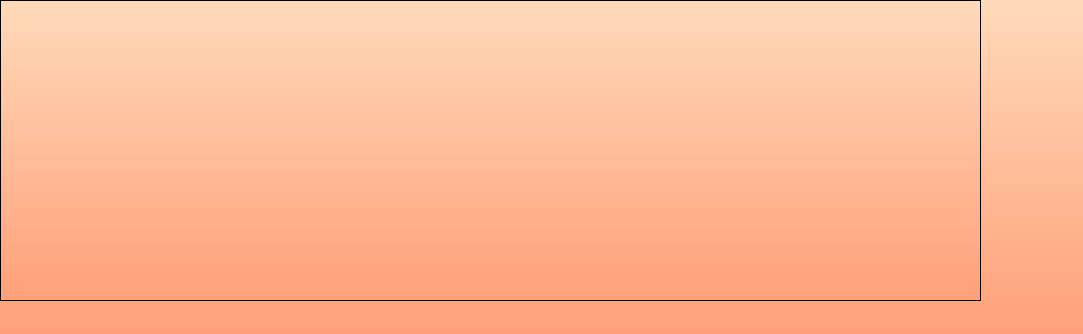
<?xml version="1.0" encoding="UTF-8"?>
<ui version="4.0">
 <class>Form</class>
 <widget class="QWidget" name="Form">
  <property name="geometry">
   <rect>
    <x>0</x>
    <y>0</y>
    <width>1083</width>
    <height>334</height>
   </rect>
  </property>
  <property name="windowTitle">
   <string>Kirada olan Araçlar</string>
  </property>
  <property name="styleSheet">
   <string notr="true">background: qlineargradient(x1:0, y1:0, x2:0, y2:1, stop:0 #FFDAB9, stop:1 #FFA07A);
color: #FF8A65;
font-weight:800;
font-size:14px;</string>
  </property>
  <widget class="QTableWidget" name="tableWidget">
   <property name="geometry">
    <rect>
     <x>0</x>
     <y>0</y>
     <width>981</width>
     <height>301</height>
    </rect>
   </property>
  </widget>
 </widget>
 <resources/>
 <connections/>
</ui>
